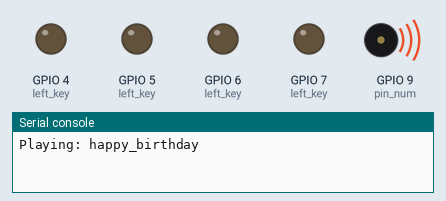
A program run on a simulated ESP32 board running MicroPython. Shown: output pins drawn as LEDs (lit = HIGH), buzzer (waves = sounding), the last lines printed to the serial console. Pins used as bus, display or sensor lines are not drawn. At 32.1 s the program stops and its outputs stay as they are.

Above: at 0.1 s.
At 32.1 s:
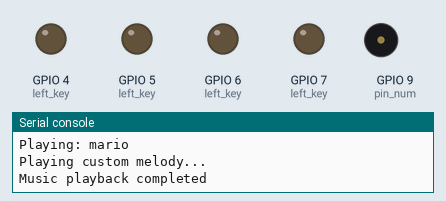
Timing chart, 0 to 33.6 s (numbered marks = the images above):
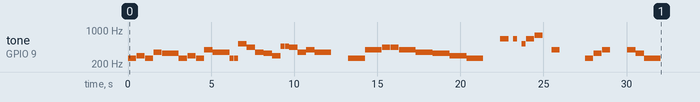

Measured:
- by itself, tone on GPIO 9 (pin_num): plays 261 Hz for 0.25 s, 261 Hz for 0.25 s, 293 Hz for 0.50 s, 261 Hz for 0.50 s, 349 Hz for 0.50 s, 329 Hz for 1.0 s … (52 notes in this stretch)

The program:

song.py
```python
from machine import Pin, PWM
import time

class MusicPlayer:
    """
    Music player class
    Can play simple melodies
    """

    # Note frequency definitions (Hz)
    NOTES = {
        'C4': 261.63,
        'C#4': 277.18,
        'D4': 293.66,
        'D#4': 311.13,
        'E4': 329.63,
        'F4': 349.23,
        'F#4': 369.99,
        'G4': 392.00,
        'G#4': 415.30,
        'A4': 440.00,
        'A#4': 466.16,
        'B4': 493.88,
        'C5': 523.25,
        'C#5': 554.37,
        'D5': 587.33,
        'D#5': 622.25,
        'E5': 659.25,
        'F5': 698.46,
        'F#5': 739.99,
        'G5': 783.99,
        'G#5': 830.61,
        'A5': 880.00,
        'A#5': 932.33,
        'B5': 987.77,
        'C6': 1046.50,
        'REST': 0  # Rest (silence)
    }

    # Note duration definitions (milliseconds)
    TEMPO = {
        'whole': 1600,      # Whole note
        'half': 800,        # Half note
        'quarter': 400,     # Quarter note
        'eighth': 200,      # Eighth note
        'sixteenth': 100,   # Sixteenth note
        'thirtysecond': 50  # Thirty-second note
    }

    def __init__(self, pin_num, tempo=120):
        """
        Initialize music player

        Parameters:
            pin_num: GPIO pin number
            tempo: Beats per minute
        """
        self.pin = Pin(pin_num, Pin.OUT)
        self.pwm = PWM(self.pin)
        self.set_tempo(tempo)

    def set_tempo(self, tempo):
        """
        Set playback speed

        Parameters:
            tempo: Beats per minute
        """
        # Update all note durations
        base_duration = 60000 / tempo  # Quarter note duration in milliseconds

        self.TEMPO = {
            'whole': int(base_duration * 4),
            'half': int(base_duration * 2),
            'quarter': int(base_duration),
            'eighth': int(base_duration / 2),
            'sixteenth': int(base_duration / 4),
            'thirtysecond': int(base_duration / 8)
        }

    def play_note(self, note, duration_type='quarter', volume=50):
        """
        Play a single note

        Parameters:
            note: Note name (e.g., 'C4', 'E5', 'REST')
            duration_type: Duration type
            volume: Volume (0-100)
        """
        if note in self.NOTES:
            freq = int(self.NOTES[note])
            if freq == 0:
                # Rest (silence)
                self.pwm.duty(0)
            else:
                # Play note
                self.pwm.freq(freq)
                self.pwm.duty(int(volume * 10.23))

            # Hold note duration
            time.sleep_ms(self.TEMPO.get(duration_type, 400))

            # Stop sound
            self.pwm.duty(0)

            # Small gap between notes (prevents sticking)
            time.sleep_ms(10)
        else:
            print(f"Unknown note: {note}")

    def play_melody(self, melody):
        """
        Play a melody

        Parameters:
            melody: Melody list, each element is (note, duration_type) or (note, duration_type, volume)
        Example:
            [('C4', 'quarter'), ('E4', 'quarter'), ('G4', 'half')]
        """
        for note_info in melody:
            if len(note_info) == 2:
                note, duration = note_info
                self.play_note(note, duration)
            elif len(note_info) == 3:
                note, duration, volume = note_info
                self.play_note(note, duration, volume)

    def play_song(self, song_name='happy_birthday'):
        """Play preset songs"""
        songs = {
            'happy_birthday': [
                ('C4', 'eighth'), ('C4', 'eighth'), ('D4', 'quarter'), ('C4', 'quarter'), ('F4', 'quarter'),
                ('E4', 'half'), ('C4', 'eighth'), ('C4', 'eighth'), ('D4', 'quarter'), ('C4', 'quarter'),
                ('G4', 'quarter'), ('F4', 'half'), ('C4', 'eighth'), ('C4', 'eighth'), ('C5', 'quarter'),
                ('A4', 'quarter'), ('F4', 'quarter'), ('E4', 'quarter'), ('D4', 'quarter'), ('A#4', 'eighth'),
                ('A#4', 'eighth'), ('A4', 'quarter'), ('F4', 'quarter'), ('G4', 'quarter'), ('F4', 'half')
            ],

            'twinkle_star': [
                ('C4', 'quarter'), ('C4', 'quarter'), ('G4', 'quarter'), ('G4', 'quarter'),
                ('A4', 'quarter'), ('A4', 'quarter'), ('G4', 'half'), ('F4', 'quarter'),
                ('F4', 'quarter'), ('E4', 'quarter'), ('E4', 'quarter'), ('D4', 'quarter'),
                ('D4', 'quarter'), ('C4', 'half')
            ],

            'mario': [
                ('E5', 'eighth'), ('E5', 'eighth'), ('REST', 'eighth'), ('E5', 'eighth'),
                ('REST', 'eighth'), ('C5', 'eighth'), ('E5', 'quarter'), ('G5', 'quarter'),
                ('REST', 'quarter'), ('G4', 'quarter'), ('REST', 'quarter')
            ]
        }

        if song_name in songs:
            print(f"Playing: {song_name}")
            self.play_melody(songs[song_name])
        else:
            print(f"Song not found: {song_name}")

    def deinit(self):
        """Release resources"""
        self.pwm.duty(0)
        self.pwm.deinit()

# Usage example
def test_music():
    player = MusicPlayer(pin_num=9)
    try:
        # Play Happy Birthday
        player.play_song('happy_birthday')
        time.sleep(1)

        # Play Twinkle Twinkle Little Star
        player.play_song('twinkle_star')
        time.sleep(1)

        # Play Mario theme
        player.play_song('mario')
        time.sleep(1)

        # Custom melody
        print("Playing custom melody...")
        custom_melody = [
            ('C4', 'quarter', 80),
            ('E4', 'quarter', 80),
            ('G4', 'quarter', 80),
            ('C5', 'half', 100),
            ('G4', 'quarter', 80),
            ('E4', 'quarter', 80),
            ('C4', 'half', 60)
        ]
        player.play_melody(custom_melody)

    finally:
        player.deinit()
        print("Music playback completed")

# Avoid interfering with the servo
left_key = Pin(4, Pin.OUT)
left_key = Pin(5, Pin.OUT)
left_key = Pin(6, Pin.OUT)
left_key = Pin(7, Pin.OUT)

# Play the music once
test_music()
```
